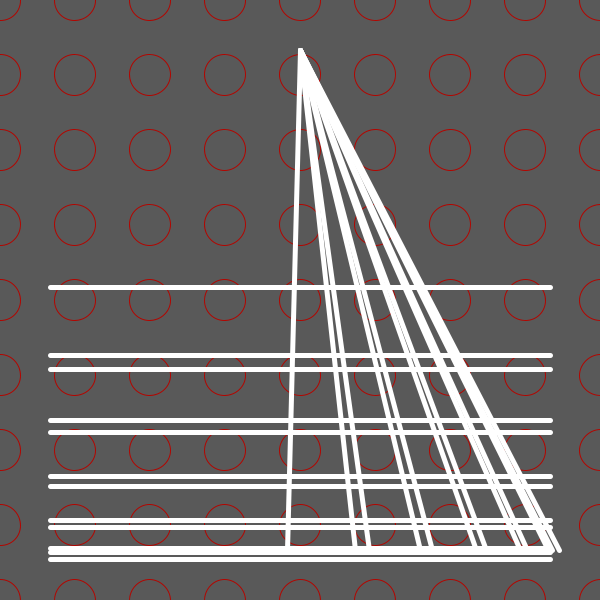
Frame 1 (no input)
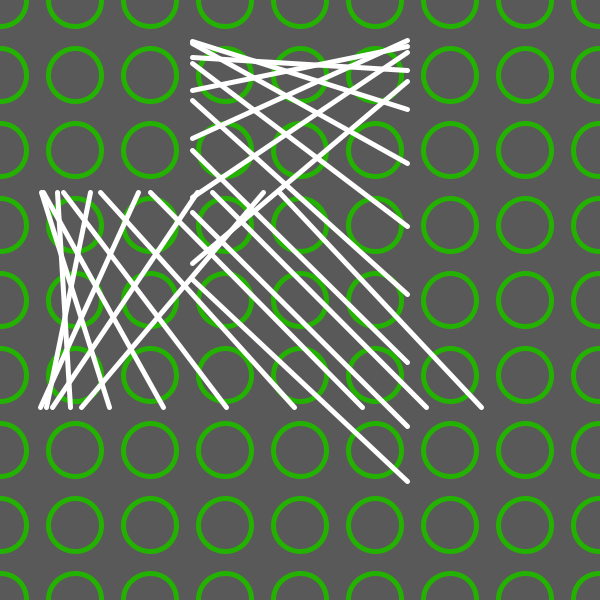
Frame 60 (the mouse pressed at the canvas centre just before this capture)
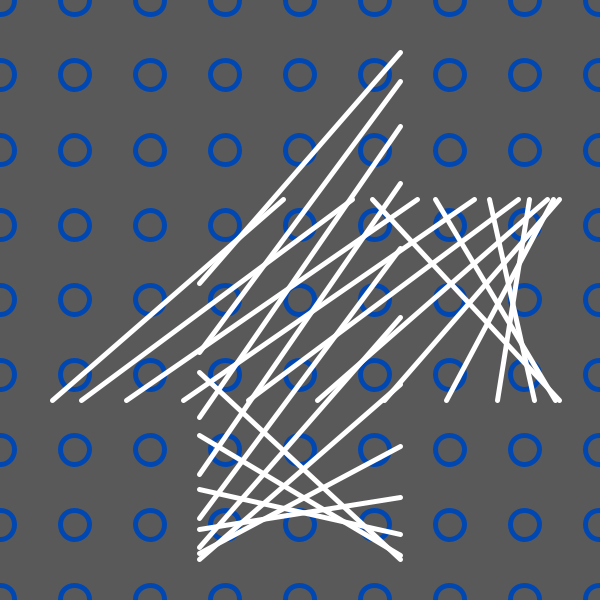
Frame 120 (the mouse held since frame 60 and released just before this capture)

The Processing sketch that drew these frames (run headless with seeded random() and noise(); from frame 60 on, the mouse is pressed at the canvas centre):

// Processing sketch: s10c01
// ── s10c01.pde
// Expresión Digital - Diseño Digital - UDD - 2016
// Francisco Barría
// s10c01

/*
Carrusel doble cruzado de líneas blancas, con variación en ángulo y forma según periodos distintos (T1=2,5, T2=7,5).
Adicionalmente el fondo es una grilla de esferas sin fondo de color arcoíris oscilante, que pulsan cambiando su tamaño.
Se intentó usar class para trabajar los voids, pero el código se volvió muy complejo y la conversión a class se volvió muy hostil.
 */
 
int i, j, f, total;                                            // i&j corresponden a las coordenadas para la grilla de esferas.
float a, b, e, k, l, x, y, x1, y1, y2;                         // 
boolean d, h;                                                     // On/Off que producen las variaciones.
color c1, c2;                                                     //Color "arcoiris" oscilante y Blanco, respectivamente.


void setup() {
  size (600, 600);
  colorMode(HSB, 100);                                            //HSB para facilitar el cambio del color c1.
  x = 0;                                                          //Horizontal de la grid de esferas.
  y = 0;                                                          //Vertical de la grid de esferas.
  a = 0;                                                          //Float que se incrementa continuamente para funcionas trigonométricas (sin, en su mayoría).
  b = 0;                                                          //Float que se incrementa continuamente y vuelve a 0 para el Hue, del c1.
  total = 81;                                                     //IMPORTANTE. La grilla de esferas se adapta a la resolución, solo si el valor de total, es un cuadrado perfecto.
}

void draw() {
  y1 = 50+ e;                                                     //Cima grilla lineas blancas.
  y2 = 550- e;                                                    //Sima grilla lineas blancas.
  c2 = color (0, 0, 100);                                         //Color blanco.
  background(0, 0, 35);
  noFill();

  a++;                                                            
  b++;
  x1= -e;                                                        
  


    for (i= 0; i<= width; i+= width/((sqrt (total)) -1)){
    for (j= 0; j<= height; j+= height/((sqrt (total)) -1)){
    //   o[total]= new Objeto(i,j);
   c1= color (b/2, 100, 70);   
     stroke(c1);
      ellipse (i, j, 40+14*sin(a/30), 40+14*sin(a/30));
    }
  }

     stroke(c2);
      strokeWeight(5);
      for(x = 0; x < width; x+=50){
      line(y1,(width/2)-260*sin(((a/20)+x)),
      y2,(width/2)-260*sin(((a+x1)/20)+x));

      }

      for(x=0;x<width;x+=50){
      line((width/2)-260*sin(((a/20)+x)*k),y1,
      (width/2)-260*sin(((a+x1)/20)+x),y2);

      }

  
  fill(0,0,100);

 // ellipse(e,100,50,50);

  
  if (b>200){
    b*=0;
  }
  
  
  if (frameCount % 150 == 0){

  d=!d;
}

  if (d == true){
  f = 0;
  e = lerp(e,f,.05);

}
  if (d == false){
  f = 150;
  e = lerp(e,f,.05);
}
  if (frameCount % 450 == 0){

  h=!h;
}

  if (h == true){
  k = 0;
//  l = 1;

}
  if (h == false){
  k = 1;
//  l= 0;
}
}
